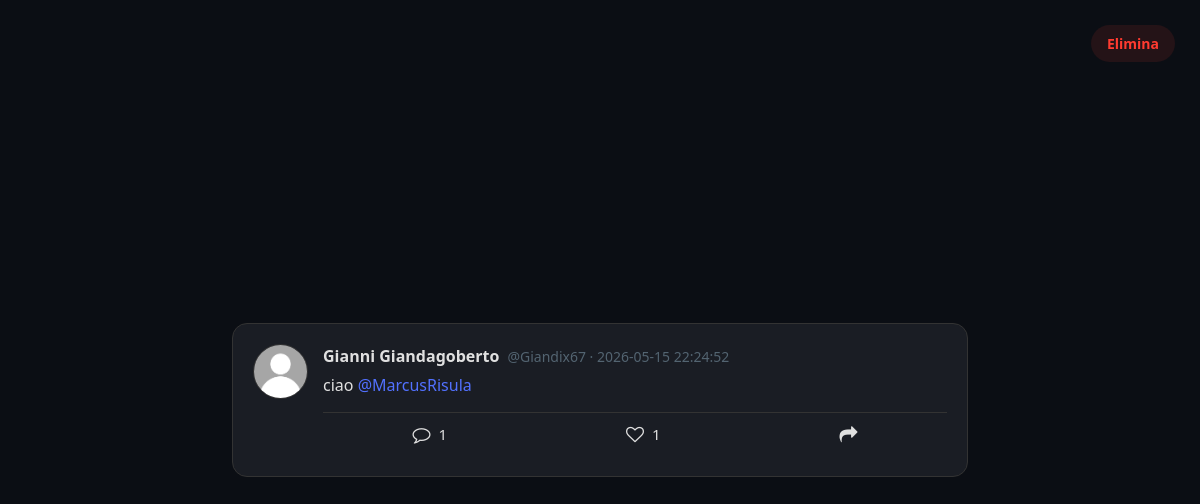
Page /post.php?post=20 on the committed database.
### tables this page shows
CREATE TABLE `post` (
  `Id_Post` int(30) NOT NULL,
  `NumLike` int(4) DEFAULT 0,
  `Condivisioni` int(4) DEFAULT 0,
  `Allegato` varchar(100) DEFAULT NULL,
  `Descrizione` varchar(300) NOT NULL,
  `Data_post` datetime NOT NULL,
  `Utente` varchar(15) NOT NULL
);

### post.php (the view, shortened to what this page needs)
<!DOCTYPE html>
<?php
    include "Connessione.php";
    $flag=false;
    if(isset($_SESSION['user'])){
        $NomeUtente = $_SESSION['user'];
    }else{
        $flag=true;
    }
    $post = isset($_GET['post']) ? $_GET['post'] : null;
    $livello = $_SESSION['livello'];
?>
<html lang="it">
<head>
    <link rel="stylesheet" href="StilePost.css">
    <link href="https://cdn.jsdelivr.net/npm/bootstrap@5.3.3/dist/css/bootstrap.min.css" rel="stylesheet">
    <link rel="stylesheet" type="text/css" href="//netdna.bootstrapcdn.com/font-awesome/4.1.0/css/font-awesome.min.css">
</head>
<body>
<?php
try {
    $connessione = new PDO("mysql:host=$host;dbname=$db", $user, $password);
        $sql = "SELECT Utente
                FROM post
                WHERE Id_Post = ?;";
        $preparata = $connessione->prepare($sql);
        $preparata->execute([$post]);
    if($riga = $preparata->fetch(PDO::FETCH_ASSOC)){
        if($livello==0 || $NomeUtente===$riga['Utente']){
            ?>
            <form action="EliminaPost.php" method="POST" onsubmit="return confirm('Sei sicuro di voler eliminare questo post?');">
                <button type="submit" class="btn-delete">
                    Elimina
                </button>
            </form>
            <?php
        }
    }
} catch(PDOException $e){
    die("Errore: " . $e->getMessage());
}
 ?>
    <div class="container">
        <div class="row justify-content-center">
            <div class="col-sm-12 col-md-10 col-lg-8">
                <?php
                try {
                    $connessione = new PDO("mysql:host=$host;dbname=$db", $user, $password);
                    if($flag){
                        $sql = "SELECT Id_Post, NumLike, Allegato, Descrizione, Data_post, Utente,
                            (SELECT COUNT(*) FROM commenti WHERE commenti.Id_Post = post.Id_Post) AS NumCommenti,
                            (SELECT Nome FROM utenti WHERE utenti.NomeUtente= post.Utente) AS Nome,
                            (SELECT Cognome FROM utenti WHERE utenti.NomeUtente= post.Utente) AS Cognome,
                            (SELECT Foto FROM utenti WHERE utenti.NomeUtente= post.Utente) AS Foto
                            FROM post
                            WHERE Id_Post = ?;";
                        $preparata = $connessione->prepare($sql);
                        $preparata->execute([$post]);
                    }
                    if($riga = $preparata->fetch(PDO::FETCH_ASSOC)){
                        $descrizione = $riga['Descrizione'];
                        $pattern = '/#([^\s!,?]+)/';
                        $DescrTag = preg_replace($pattern, '<a class="tag" href="ricerca.php?tag=$1">#$1</a>', $descrizione);
                        $patternUtenti = '/@([^\s!,?]+)/';
                        $UserTagDescr = preg_replace($patternUtenti, '<a class="tag" href="Profilo.php?user=$1">@$1</a>', $DescrTag);
                ?>
                    <div class="post-card">
                        <div class="post-content-wrapper">
                            <div class="post-left-column">
                                <img src="UploadProfili/<?=$riga['Foto']?>" class="avatar" alt="user profile image">
                            </div>
                            <div class="post-right-column">
                                <div class="post-heading">
                                    <a href="Profilo.php?user=<?=$riga['Utente']?>">
                                        <b class="user-full-name"><?=$riga['Nome']?> <?=$riga['Cognome']?></b>
                                    </a>
                                    <span class="text-utente time">@<?=$riga['Utente']?> · <?=$riga['Data_post']?></span>
                                </div>
                                <div class="post-description">
                                    <p><?=$UserTagDescr?></p>
                                </div>
                                <?php
                                if($flag){
                                    ?>
                                    <div class="stats">
                                        <a href="Index.php" class="stat-item">
                                            <i class="fa fa-comment-o"></i> <?=$riga['NumCommenti']?>
                                        </a>
                                        <a href="Index.php" class="stat-item" >
                                            <i class="fa fa-heart-o" id="icon-<?=$riga['Id_Post']?>" ></i>
                                            <span id="like-count-<?=$riga['Id_Post']?>"><?=$riga['NumLike']?></span>
                                        </a>
                                        <a href="Index.php" class="stat-item">
                                            <i class="fa fa-share"></i>
                                        </a>
                                    </div>
                                    <?php
                                }
                                ?>
                            </div>
                        </div>
                    </div>
                <?php
                    } else {
                        echo "<div class='post-card text-center'><p>Post non trovato, errore 404 Not Found</p></div>";
                    }
                } catch(PDOException $e){
                    die("Errore: " . $e->getMessage());
                }
                ?>
            </div>
        </div>
    </div>
</body>
</html>

### StilePost.css (style rules this page uses)
:root { --bg-color: #ffffff; --text-color: #212529; --card-bg: #ffffff; --primary-color: #9370DB; --border-color: #dee2e6; --text-muted: #65676b; }
[data-theme="dark"] { --bg-color: #0b0e14; --text-color: #e0e0e0; --card-bg: #1a1d24; --primary-color: #5271FF; --border-color: #333333; --text-muted: #8a8d91; }
body { background-color: var(--bg-color) !important; color: var(--text-color) !important; transition: all 0.3s ease; font-family: 'Segoe UI', Tahoma, Geneva, Verdana, sans-serif; min-height: 100vh; margin: 0; align-content: center; overflow: hidden; }
.post-card { background-color: var(--card-bg) !important; border: 1px solid var(--border-color); border-radius: 15px; color: var(--text-color); transition: background-color 0.3s ease; overflow: hidden; }
.post-content-wrapper { display: flex; padding: 20px; }
.post-left-column { margin-right: 15px; }
.post-right-column { flex: 1; display: flex; flex-direction: column; }
.avatar { width: 55px; height: 55px; border-radius: 50%; object-fit: cover; border: 1px solid var(--border-color); }
.post-heading { display: flex; align-items: baseline; gap: 8px; margin-bottom: 5px; }
.post-heading a { text-decoration: none !important; }
.user-full-name { font-size: 16px; color: var(--text-color); transition: color 0.2s; }
.time { font-size: 14px; color: var(--text-muted) !important; }
.post-description p { margin-bottom: 15px; font-size: 16px; line-height: 1.5; color: var(--text-color); }
.stats { display: flex; justify-content: space-around; padding: 10px 0; border-top: 1px solid var(--border-color); }
.stat-item { text-decoration: none; font-size: 15px; color: var(--text-color) !important; display: flex; align-items: center; gap: 8px; cursor: pointer; transition: opacity 0.2s, transform 0.1s; }
.stat-item i { font-size: 18px; }
.tag { color: var(--primary-color); text-decoration: none; font-weight: 500; }
a { color: inherit; }
.text-utente { color: rgb(83, 100, 113) !important; }
.btn-delete { position: absolute; top: 25px; right: 25px; display: inline-flex; align-items: center; gap: 8px; padding: 8px 16px; border-radius: 20px; font-size: 14px; font-weight: 600; cursor: pointer; transition: all 0.3s ease; border: none; background-color: rgba(255, 59, 48, 0.1); color: #ff3b30; }
form { display: inline; }

### rows in the picture
post: Utente "Giandix67", Data_post "2026-05-15 22:24:52", Descrizione "ciao", NumLike "1"

### other values in the picture
$riga['Nome'] "Gianni"
$riga['Cognome'] "Giandagoberto"
$riga['NumCommenti'] "1"
